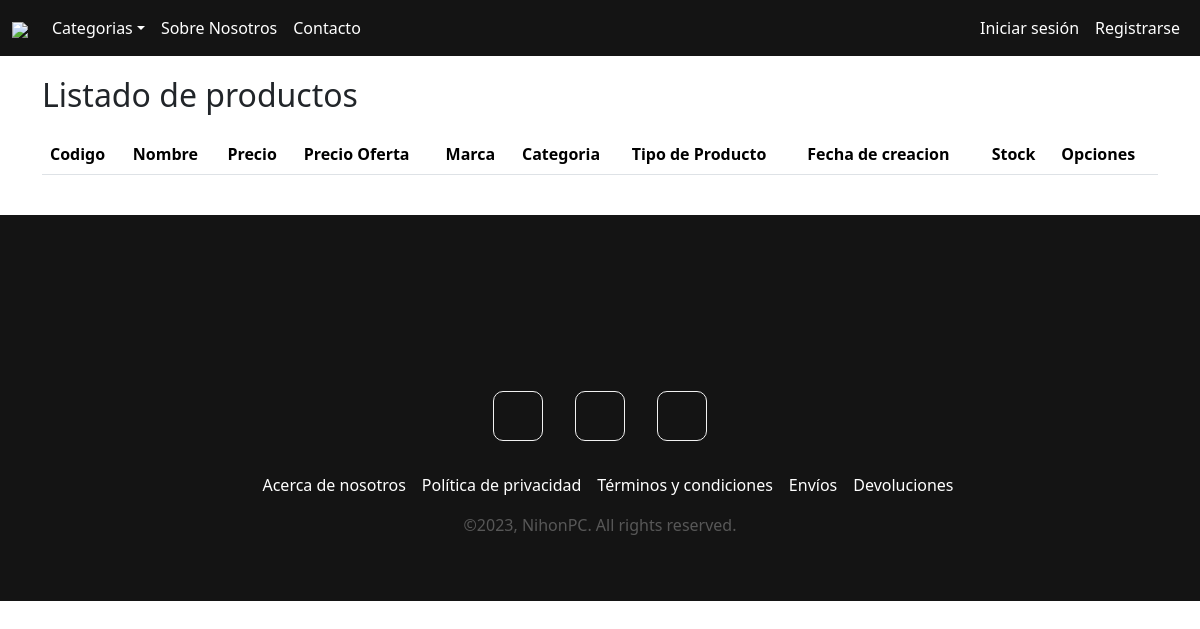
The app's page /listarOferta, older data.
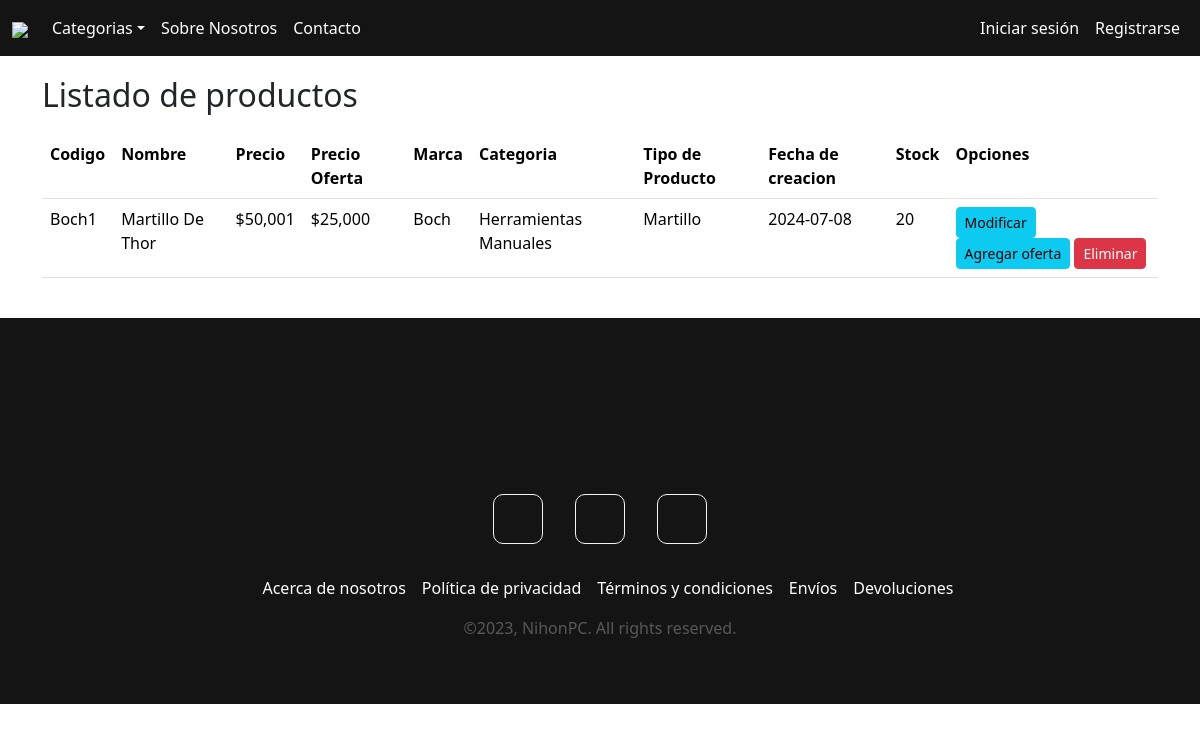
The same page, newer data.
### app/models.py (models this page shows, shortened)
class Producto_Oferta(models.Model):
    codigo = models.CharField(max_length=50)
    nombre = models.CharField(max_length=50)
    tipo = models.ForeignKey(Tipo, on_delete=models.PROTECT)
    marca = models.ForeignKey(Marca, on_delete=models.PROTECT)
    categoria = models.ForeignKey(Categoria, on_delete=models.PROTECT)
    stock = models.IntegerField()
    fecha = models.DateField(auto_now=True)
    precio = models.IntegerField()
    precio_oferta = models.IntegerField()
    imagen = models.ImageField(upload_to='productos oferta', null=True)
    stock = models.IntegerField()

class Marca(models.Model):
    nombre = models.CharField(max_length=50)
    def __str__(self):
        return self.nombre

class Categoria(models.Model):
    nombre = models.CharField(max_length=50)
    def __str__(self):
        return self.nombre

class Tipo(models.Model):
    nombre = models.CharField(max_length=50)
    def __str__(self):
        return self.nombre

### app/views.py (the view)
# urls.py: path('listarOferta', listarOferta, name = "listarOferta" )
def listarOferta(request):
    productosOferta = Producto_Oferta.objects.all()
    data = {
        'productosOferta' : productosOferta
    }
    return render(request,'formularios/oferta/listarOferta.html', data)

### app/templates/formularios/oferta/listarOferta.html (shortened to what this page needs)
{% extends 'app/base.html' %}
{%block contenido%}
{%load crispy_forms_tags%}
{% load humanize %}
<table class="table table-stiped table-hover responsive-sm">
    <tr>
        <h2>Listado de productos</h2>
        <th>Codigo</th>
        <th>Nombre</th>
        <th>Precio</th>
        <th>Precio Oferta</th>
        <th>Marca</th>
        <th>Categoria</th>
        <th>Tipo de Producto</th>
        <th>Fecha de creacion</th>
        <th>Stock</th>
        <th>Opciones</th>
    </tr>
    {% for p in productosOferta %}
    <tr>
        <td>{{p.codigo | title}}</td>
        <td>{{p.nombre | title}}</td>
        <td>${{p.precio | intcomma}}</td>
        <td>${{p.precio_oferta | intcomma}}</td>
        <td>{{p.marca| title}}</td>
        <td>{{p.categoria | title}}</td>
        <td>{{p.tipo| title}}</td>
        <td>{{p.fecha | title}}</td>
        <td>{{p.stock | title}}</td>
        <td>
            <a href="{% url 'modificarP' p.id %}" class="btn btn-info btn-sm">Modificar</a>
            <a href="{% url 'agregarOferta' p.id %}" class="btn btn-info btn-sm">Agregar oferta</a>
            <a href="" onclick="eliminarProducto({{p.id}})" class="btn btn-danger btn-sm">Eliminar</a>
        </td>
    </tr>
    {% endfor %}
</table>
{%endblock%}

Row changes from the older to the newer data that the page shows:
added Producto_Oferta: codigo "Boch1", nombre "Martillo De Thor", precio "50,001", precio_oferta "25,000", marca "Boch", categoria "Herramientas Manuales", tipo "Martillo", fecha "2024-07-08", stock "20"
